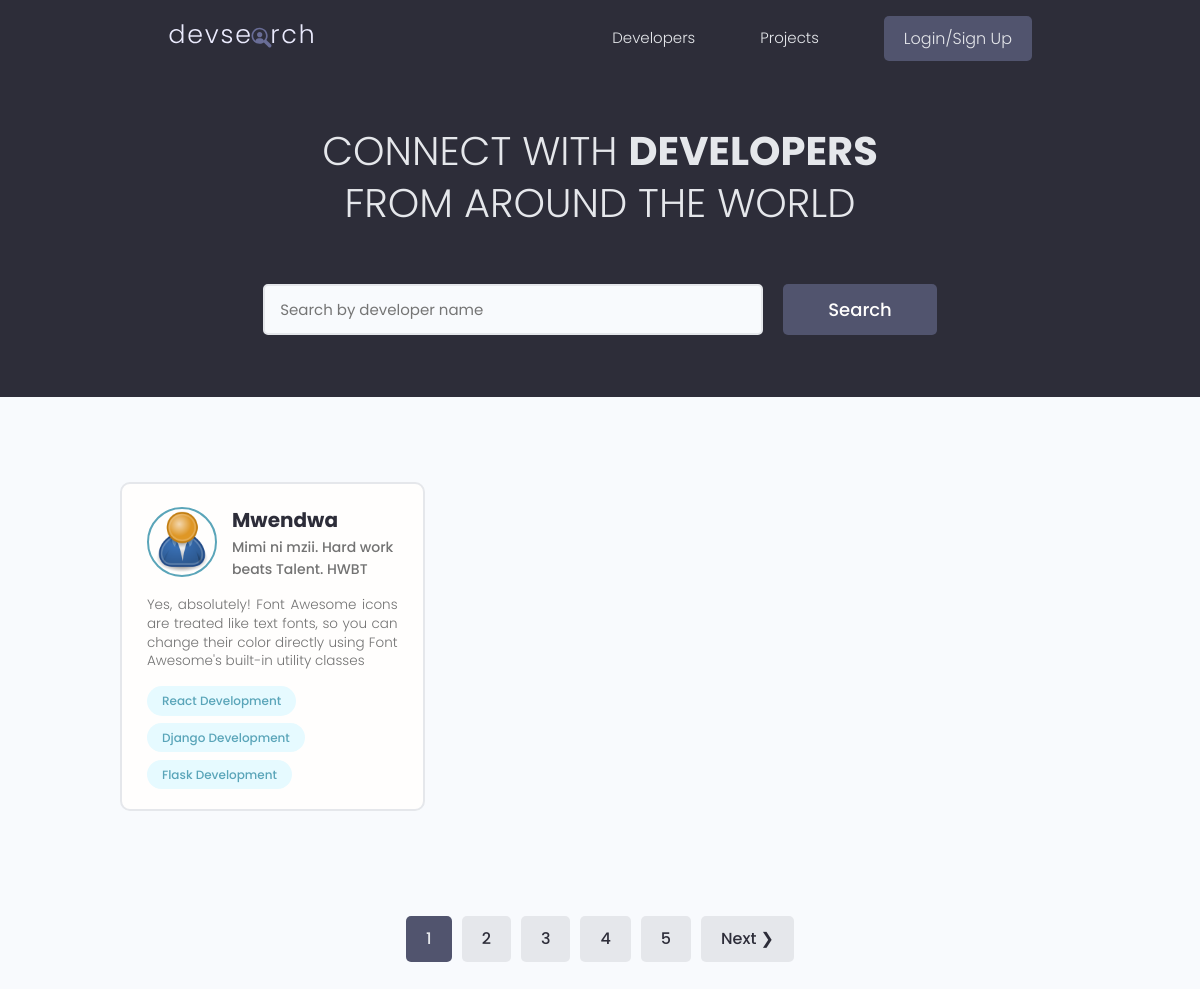
The page / on the database its author committed.
### users/models.py (models this page shows, shortened)
class Profile(models.Model):
    user = models.OneToOneField(User, on_delete=models.CASCADE, null=True, blank=True)
    name = models.CharField(max_length=200, blank=True, null=True)
    email = models.EmailField(max_length=500, blank=True, null=True)
    username = models.CharField(max_length=200, blank=True, null=True)
    location = models.CharField(max_length=200, blank=True, null=True)
    short_intro = models.CharField(max_length=200, null=True, blank=True)
    bio = models.TextField(blank=True, null=True)
    profile_image = models.ImageField(null=True, blank=True, upload_to='profiles/', default='profiles/user-default.png')
    social_github = models.CharField(max_length=200, blank=True, null=True)
    social_twitter = models.CharField(max_length=200, blank=True, null=True)
    social_linkedin = models.CharField(max_length=200, blank=True, null=True)
    social_youtube = models.CharField(max_length=200, blank=True, null=True)
    social_website = models.CharField(max_length=200, blank=True, null=True)
    created = models.DateTimeField(auto_now_add=True)
    id = models.UUIDField(default=uuid.uuid4, unique=True, primary_key=True, editable=False)

class Skill(models.Model):
    owner = models.ForeignKey(Profile, on_delete=models.CASCADE, null=True, blank=True)
    name = models.CharField(max_length=200, blank=True, null=True)
    description = models.TextField(max_length=2000, blank=True, null=True)
    created = models.DateTimeField(auto_now_add=True)
    id = models.UUIDField(default=uuid.uuid4, unique=True, primary_key=True, editable=False)
    def __str__(self):
        return str(self.name)

### users/views.py (the view)
# urls.py: path('', profiles, name='profiles'),
def profiles(request):
    profiles, search_query = searchProfiles(request)
    custom_range, profiles = paginateProfiles(request, profiles)
    context = {'profiles':profiles,
               'search_query': search_query,
               'custom_range': custom_range}
    return render(request, 'users/profiles.html', context)

### users/utils.py (called while the page is built)
def searchProfiles(request):
    search_query = ''
    if request.GET.get('search_query'):
        search_query = request.GET.get('search_query')
    skills = Skill.objects.filter(name__icontains=search_query)
    profiles = Profile.objects.distinct().filter(
        Q(name__icontains=search_query)|
        Q(short_intro__icontains=search_query)|
        Q(skill__in=skills)
        )
    return profiles, search_query

def paginateProfiles(request, profiles):
        page =  request.GET.get('page')
        paginator = Paginator(profiles, 1)
        try:
            profiles = paginator.page(page)
        except PageNotAnInteger:
            page = 1
            profiles = paginator.page(page)
        except EmptyPage:
            page = paginator.num_pages
            profiles = paginator.page(page)
        left_index = (int(page)-4)
        if left_index < 1:
            left_index = 1
        right_index = (int(page)+5)
        if right_index > paginator.num_pages:
            right_index = paginator.num_pages + 1
        custom_range = range(left_index, right_index)
        return custom_range, profiles

### users/templates/users/profiles.html (shortened to what this page needs)
{% extends 'main.html' %}
{% block content %}
  <main class="home">
    <section class="hero-section text-center">
      <div class="container container--narrow">
        <div class="hero-section__box">
          <h2>CONNECT WITH <span>DEVELOPERS</span></h2>
          <h2>FROM AROUND THE WORLD</h2>
        </div>
        <div class="hero-section__search">
          <form id="searchForm" class="form" action="{% url 'profiles' %}" method="get">
            <div class="form__field">
              <input class="input input--text" id="formInput#search" type="text" name="search_query"
                value="{{ search_query }}" placeholder="Search by developer name" />
            </div>
            <input class="btn btn--sub btn--lg" type="submit" value="Search" />
          </form>
        </div>
      </div>
    </section>
    <section class="devlist">
      <div class="container">
        <div class="grid grid--three">
        {% for profile in profiles %}
          <div class="column card">
            <div class="dev">
              <a href="{% url 'user-profile' profile.id %}" class="card__body">
                <div class="dev__profile">
                  <img class="avatar avatar--md" src="{{ profile.profile_image.url }}" alt="image" />
                  <div class="dev__meta">
                    <h3>{{ profile.name }}</h3>
                    <h5>{{ profile.short_intro|slice:"60"}}</h5>
                  </div>
                </div>
                <p class="dev__info">{{ profile.bio|slice:"150"}}</p>
                <div class="dev__skills">
                    {% for skill in profile.skill_set.all|slice:'5' %}
                  <span class="tag tag--pill tag--main">
                    <small>{{ skill }}</small>
                  </span>
                  {% endfor %}
                </div>
              </a>
            </div>
          </div>
        {% endfor %}
        </div>
      </div>
    </section>
    {% include 'pagination.html' with queryset=profiles %}
  </main>
{% endblock content %}

### static/styles/app.css (style rules this page uses)
:root { --color-sub: #2d2d39; }
.btn--sub { background-color: var(--color-sub-light); }
.card { border: 2px solid var(--color-light); }
img { width: 100%; }
.hero-section { height: 40vh; display: flex; align-items: center; background-color: var(--color-sub); }
.hero-section__box { margin-bottom: 4rem; }
.hero-section__box > h2, .hero-section__box > h2 > span { font-size: 4rem; color: var(--color-light); line-height: 1.3; text-transform: uppercase; }
.hero-section__box > h2 { font-weight: 300; }
.hero-section__box > h2 > span { font-weight: 700; }
.hero-section__search > .form { display: flex; align-items: center; justify-content: center; gap: 2rem; }
.hero-section__search > .form input.input--text { width: 50rem; }
.devlist { margin-top: 8rem; }
.devlist .grid { align-items: stretch; }
.devlist .dev .dev__profile { display: flex; align-items: center; gap: 1.5rem; }
.devlist .dev .dev__meta h3 { color: var(--color-sub); font-size: 2rem; font-weight: 700; }
.devlist .dev .dev__meta h5 { color: var(--color-text); font-size: 1.4rem; font-weight: 500; }
.devlist .dev .dev__info { margin: 1.5rem 0; font-size: 1.35rem; line-height: 1.4; text-align: justify; }

### static/uikit/styles/modules/_variables.css (style rules this page uses)
:root { --color-main: #5aa5b9; --color-main-light: #e6faff; --color-sub: #3f4156; --color-sub-light: #51546e; --color-sub-lighter: #ededfd; --color-text: #737373; --color-gray: #8b8b8b; --color-light: #e5e7eb; --color-light-gray: #767676; --color-bg: #f8fafd; --color-white: #fffefd; --color-white-light: #f3f3f3; --color-success: #359e64; --color-success-bg: #def8e8; --color-error: #fc4b0b; --color-error-bg: #fff2ee; --font-base: 'Poppins', arial, helvetica, 'Segoe UI', roboto, ubuntu, sans-serif; --font-monospace: 'Fira Code', 'Courier New', courier, monospace; --font-regular: 300; --font-medium: 500; --font-bold: 700; --generic-shadow: 1px 1px 5px #00000010; --generic-transition: all 0.3s ease-in-out; }

### static/uikit/styles/modules/_base.css (style rules this page uses)
* { margin: 0; padding: 0; box-sizing: border-box; text-rendering: optimizeLegibility; color: inherit; font-size: inherit; }
html { font-size: 50%; }
@media only screen and (min-width: 480px) { html { font-size: 56.25%; } }
@media only screen and (min-width: 1200px) { html { font-size: 62.5%; } }
body { line-height: 1.6; font-weight: 400; font-size: 1.5rem; color: var(--color-text); background-color: var(--color-bg); min-height: 100vh; }

### static/uikit/styles/modules/_typography.css (style rules this page uses)
* { font-family: var(--font-base); }
h2 { font-size: 3.6rem; font-weight: var(--font-bold); }
h3 { font-size: 3.2rem; font-weight: var(--font-medium); }
h5 { font-size: 2.4rem; font-weight: var(--font-medium); }
h5, h6 { font-weight: var(--font-regular); }
p, span, strong { font-size: 1.6rem; color: var(--color-text); font-weight: var(--font-regular); }
a { padding-bottom: 2px; text-decoration: none; display: inline-block; color: var(--color-main); font-weight: var(--font-medium); }

### static/uikit/styles/modules/_utilities.css (style rules this page uses)
.container { width: 92%; max-width: 165rem; margin: 0 auto; box-sizing: border-box; }
.container--narrow { width: 92%; max-width: 120rem; }
@media screen and (min-width: 1000px) { .container { width: 90%; } }
@media screen and (min-width: 1000px) { .container--narrow { width: 85%; } }
@media screen and (min-width: 1200px) { .container { width: 80%; } }
@media screen and (min-width: 1200px) { .container--narrow { width: 72%; } }
.text-center { text-align: center; }

### static/uikit/styles/modules/_avatar.css (style rules this page uses)
.avatar { border-radius: 50%; border: 2px solid var(--color-main); object-fit: cover; }
.avatar--md { height: 7rem; width: 7rem; }

### static/uikit/styles/modules/_button.css (style rules this page uses)
.btn { display: inline-block; position: relative; cursor: pointer; background-color: var(--color-light); font-weight: var(--font-medium); color: var(--color-sub); text-decoration: none; padding: 1rem 2rem; border-radius: 0.5rem; border: none; width: -webkit-fit-content; width: -moz-fit-content; width: fit-content; height: -webkit-fit-content; height: -moz-fit-content; height: fit-content; font-size: 1.6rem; outline-width: 0; outline-color: transparent; -webkit-backface-visibility: hidden; backface-visibility: hidden; transition: all 0.3s ease-in-out; }
.btn--sub { background-color: var(--color-sub); color: var(--color-white); }
.btn--lg { font-size: 1.8rem; padding: 1.2rem 4.5rem; }

### static/uikit/styles/modules/_card.css (style rules this page uses)
.card { border-radius: 1rem; background-color: var(--color-white); border: 1.5px solid var(--color-light); width: auto; height: auto; margin-top: 0.5rem; margin-bottom: 0.5rem; overflow: hidden; }
.card__body, .card__header { padding: 2rem 2.5rem; }

### rows shown on the page
Profile: profile_image (placeholder picture), name "Mwendwa", short_intro "Mimi ni mzii. Hard work beats Talent. HWBT", bio "Yes, absolutely! Font Awesome icons are treated like text fonts, so you can change their color directly using Font Awesome's built-in utility classes"
Skill: name "React Development"
Skill: name "Django Development"
Skill: name "Flask Development"

### other values the page prints
{{ page }} "1"
{{ page }} "2" "3" "4" "5"
